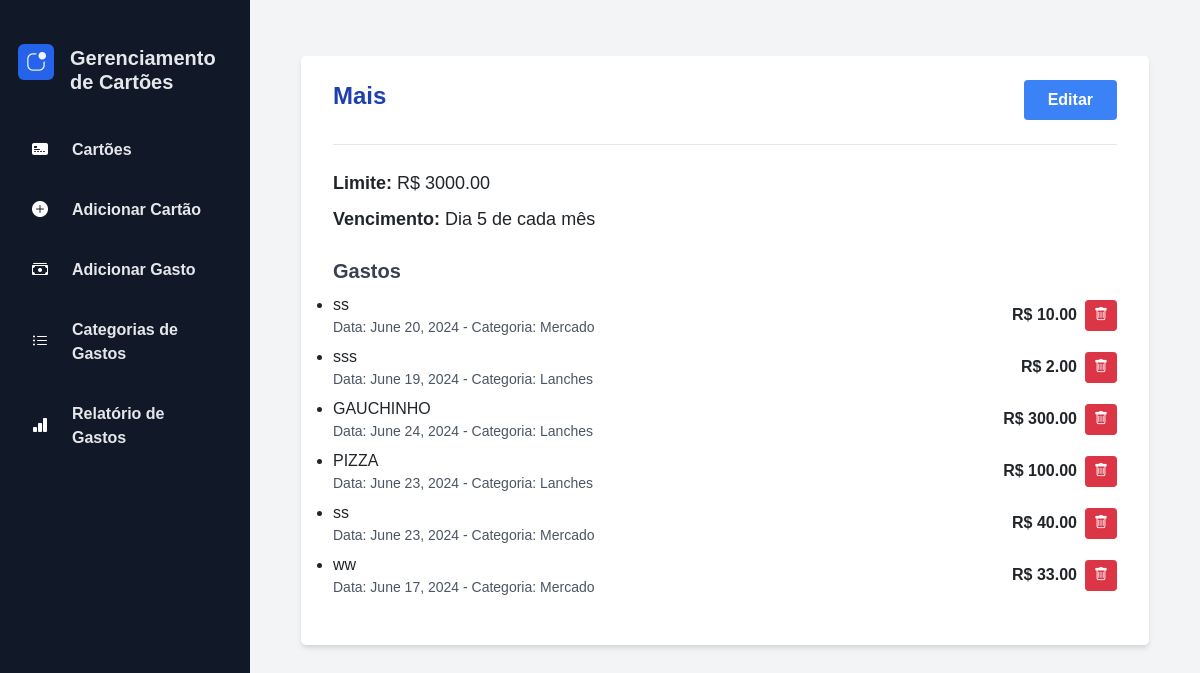
The page /gestao_cartoes/7/ on the database as committed earlier.
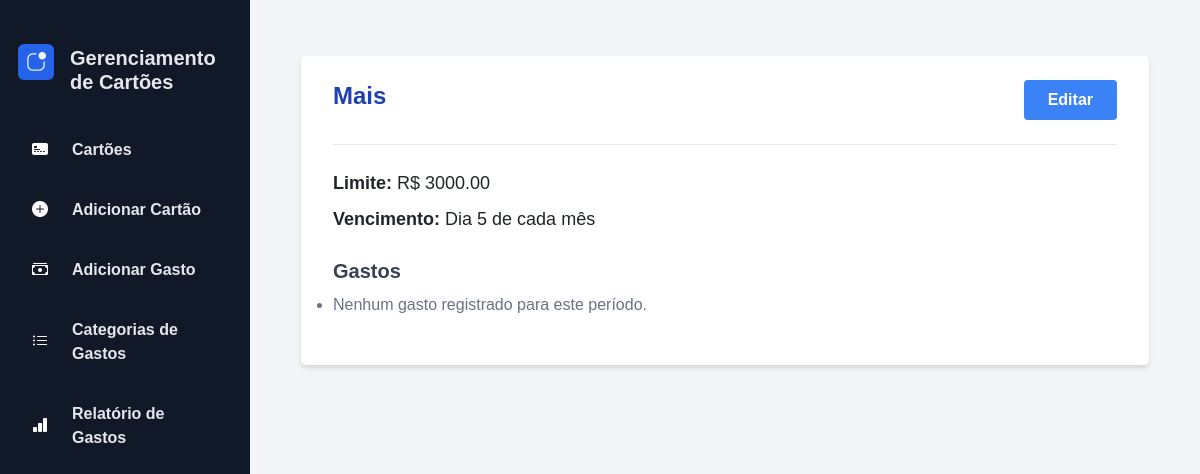
The same page on the database as committed later.
### gestao_cartoes/models.py (models this page shows, shortened)
class Gasto(models.Model):
    cartao = models.ForeignKey(Cartao, on_delete=models.CASCADE, related_name='gastos')
    valor = models.DecimalField(max_digits=10, decimal_places=2)
    data = models.DateField()
    categoria = models.ForeignKey(Categoria, on_delete=models.SET_NULL, null=True, blank=True)
    descricao = models.CharField(max_length=255)
    parcelas = models.IntegerField(default=1)

class Categoria(models.Model):
    nome = models.CharField(max_length=100)

### gestao_cartoes/views.py (the view)
# urls.py: path('<int:pk>/', DetalhesCartaoView.as_view(), name='detalhes_cartao'),
class DetalhesCartaoView(DetailView):
    model = Cartao
    template_name = 'detalhes_cartao.html'
    context_object_name = 'cartao'
    def get_context_data(self, **kwargs):
        context = super().get_context_data(**kwargs)
        cartao = self.object
        hoje = date.today()
        vencimento_dia = cartao.vencimento
        print(f"Data de Hoje: {hoje}, Dia de Vencimento: {vencimento_dia}")
        if hoje.day > vencimento_dia:
            mes_vencimento = hoje.month + 1 if hoje.month < 12 else 1
            ano_vencimento = hoje.year if hoje.month < 12 else hoje.year + 1
        else:
            mes_vencimento = hoje.month
            ano_vencimento = hoje.year
        proximo_vencimento = date(ano_vencimento, mes_vencimento, vencimento_dia)
        data_fim = proximo_vencimento - timedelta(days=10)
        data_inicio = data_fim - timedelta(days=30)
        print(f"Data de Início: {data_inicio}, Data de Fim: {data_fim}")
        data_inicio_str = data_inicio.strftime('%Y-%m-%d')
        data_fim_str = data_fim.strftime('%Y-%m-%d')
        print(f"Data de Início (str): {data_inicio_str}, Data de Fim (str): {data_fim_str}")
        gastos = Gasto.objects.filter(cartao=cartao, data__gte=data_inicio_str, data__lt=data_fim_str)
        print(f"Total de Gastos Encontrados: {gastos.count()}")
        for gasto in gastos:
            print(f"Gasto: {gasto.descricao}, Valor: {gasto.valor}, Data: {gasto.data}")
        context['gastos'] = gastos
        return context

### gestao_cartoes/templates/detalhes_cartao.html (shortened to what this page needs)
{% extends 'base.html' %}
{% block content %}
<div class="max-w-4xl mx-auto py-8 px-4">
    <div class="bg-white shadow-md rounded-lg px-8 pt-6 pb-8 mb-4">
        <div class="flex items-center justify-between mb-4">
            <h2 class="text-2xl font-bold text-blue-800">{{ cartao.nome }}</h2>
            <a href="{% url 'editar_cartao' cartao.id %}" class="bg-blue-500 hover:bg-blue-700 text-white font-bold py-2 px-4 rounded focus:outline-none focus:shadow-outline">
                Editar
            </a>
        </div>
        <div class="border-t border-gray-200 pt-4">
            <p class="mb-2 text-lg"><strong>Limite:</strong> R$ {{ cartao.limite | floatformat:2 }}</p>
            <p class="mb-4 text-lg"><strong>Vencimento:</strong> Dia {{ cartao.vencimento }} de cada mês</p>
        </div>
        <h3 class="text-xl font-bold text-gray-700 mt-6 mb-2">Gastos</h3>
        <ul class="list-disc">
            {% if gastos %}
                {% for gasto in gastos %}
                <li class="mb-2">
                    <div class="flex items-center justify-between">
                        <div>
                            <span>{{ gasto.descricao }}</span>
                            <div class="text-sm text-gray-600">
                                Data: {{ gasto.data }} - Categoria: {{ gasto.categoria.nome }}
                            </div>
                        </div>
                        <div class="flex items-center">
                            <span class="font-semibold mr-2">R$ {{ gasto.valor | floatformat:2 }}</span>
                            <form action="{% url 'excluir_gasto' gasto.id %}" method="post" style="display: inline;">
                                <button type="submit" class="btn btn-danger btn-sm">
                                    <i class="bi bi-trash"></i>
                                </button>
                            </form>
                        </div>
                    </div>
                </li>
                {% endfor %}
            {% else %}
                <li class="text-gray-500">Nenhum gasto registrado para este período.</li>
            {% endif %}
        </ul>
    </div>
</div>
{% endblock %}

Rows that differ between the two databases and show on the page:
removed Gasto: descricao "ss", data "June 20, 2024", categoria.nome "Mercado", valor "10.00"
removed Gasto: descricao "sss", data "June 19, 2024", categoria.nome "Lanches", valor "2.00"
removed Gasto: descricao "GAUCHINHO", data "June 24, 2024", categoria.nome "Lanches", valor "300.00"
removed Gasto: descricao "PIZZA", data "June 23, 2024", categoria.nome "Lanches", valor "100.00"
removed Gasto: descricao "ss", data "June 23, 2024", categoria.nome "Mercado", valor "40.00"
removed Gasto: descricao "ww", data "June 17, 2024", categoria.nome "Mercado", valor "33.00"
Other text that changed with them:
text now shown: "Nenhum gasto registrado para este período."
